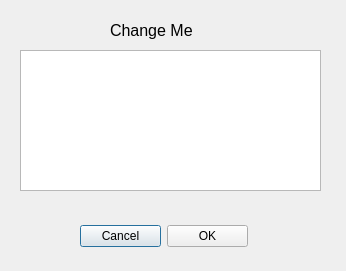
<?xml version="1.0" encoding="UTF-8"?>
<ui version="4.0">
 <class>usbfileDialog</class>
 <widget class="QDialog" name="usbfileDialog">
  <property name="windowModality">
   <enum>Qt::WindowModal</enum>
  </property>
  <property name="geometry">
   <rect>
    <x>0</x>
    <y>0</y>
    <width>346</width>
    <height>271</height>
   </rect>
  </property>
  <property name="windowTitle">
   <string/>
  </property>
  <property name="modal">
   <bool>true</bool>
  </property>
  <widget class="QListWidget" name="usblistWidget">
   <property name="geometry">
    <rect>
     <x>20</x>
     <y>50</y>
     <width>301</width>
     <height>141</height>
    </rect>
   </property>
  </widget>
  <widget class="QLabel" name="title">
   <property name="geometry">
    <rect>
     <x>110</x>
     <y>20</y>
     <width>201</width>
     <height>22</height>
    </rect>
   </property>
   <property name="font">
    <font>
     <pointsize>14</pointsize>
     <weight>50</weight>
     <bold>false</bold>
    </font>
   </property>
   <property name="text">
    <string>&lt;html&gt;&lt;head/&gt;&lt;body&gt;&lt;p&gt;&lt;span style=&quot; font-size:12pt;&quot;&gt;Change Me&lt;/span&gt;&lt;/p&gt;&lt;/body&gt;&lt;/html&gt;</string>
   </property>
  </widget>
  <widget class="QWidget" name="layoutWidget">
   <property name="geometry">
    <rect>
     <x>80</x>
     <y>220</y>
     <width>168</width>
     <height>32</height>
    </rect>
   </property>
   <layout class="QHBoxLayout" name="horizontalLayout">
    <item>
     <widget class="QPushButton" name="pushButton_2">
      <property name="text">
       <string>Cancel</string>
      </property>
     </widget>
    </item>
    <item>
     <widget class="QPushButton" name="pushButton">
      <property name="text">
       <string>OK</string>
      </property>
     </widget>
    </item>
   </layout>
  </widget>
 </widget>
 <resources/>
 <connections>
  <connection>
   <sender>pushButton</sender>
   <signal>clicked()</signal>
   <receiver>usbfileDialog</receiver>
   <slot>accept()</slot>
   <hints>
    <hint type="sourcelabel">
     <x>200</x>
     <y>261</y>
    </hint>
    <hint type="destinationlabel">
     <x>277</x>
     <y>152</y>
    </hint>
   </hints>
  </connection>
  <connection>
   <sender>usblistWidget</sender>
   <signal>itemDoubleClicked(QListWidgetItem*)</signal>
   <receiver>usbfileDialog</receiver>
   <slot>accept()</slot>
   <hints>
    <hint type="sourcelabel">
     <x>417</x>
     <y>125</y>
    </hint>
    <hint type="destinationlabel">
     <x>288</x>
     <y>138</y>
    </hint>
   </hints>
  </connection>
  <connection>
   <sender>pushButton_2</sender>
   <signal>clicked()</signal>
   <receiver>usbfileDialog</receiver>
   <slot>reject()</slot>
   <hints>
    <hint type="sourcelabel">
     <x>120</x>
     <y>235</y>
    </hint>
    <hint type="destinationlabel">
     <x>172</x>
     <y>131</y>
    </hint>
   </hints>
  </connection>
 </connections>
</ui>
